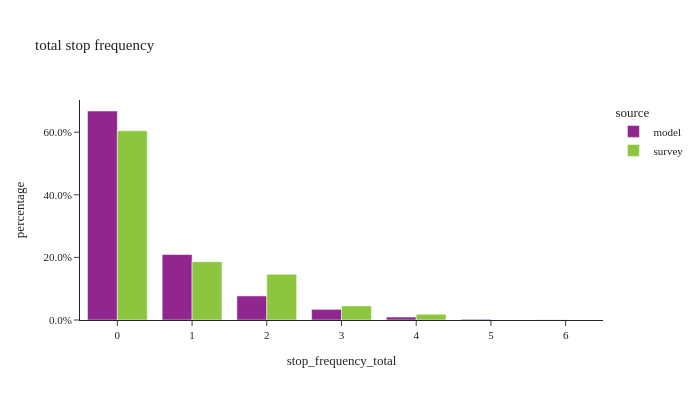

Notebook code cell kept with this figure:
### Code cell
util.plot_share_barchart(tour_data, 'tour_weight', 'stop_frequency_total', title="total stop frequency")

### Figure 1 — Plotly figure (JSON) as saved in the notebook; plotly's stock layout.template omitted (floating-point values rounded to 4 significant figures)
{"data": [{"alignmentgroup": "True", "customdata": [[3336000.0, 3336000.0], [1045000.0, 1045000.0], [383800.0, 383800.0], [169900.0, 169900.0], [47100.0, 47100.0], [11880.0, 11880.0], [2095.0, 2095.0]], "hovertemplate": "source=model<br>stop_frequency_total=%{x}<br>percentage=%{y}<br>weighted_sum=%{customdata[0]}<br>sample_size=%{customdata[1]}<extra></extra>", "legendgroup": "model", "marker": {"color": "#91268F", "pattern": {"shape": ""}}, "name": "model", "offsetgroup": "model", "orientation": "v", "showlegend": true, "textposition": "auto", "type": "bar", "x": [0.0, 1.0, 2.0, 3.0, 4.0, 5.0, 6.0], "xaxis": "x", "y": [0.6678, 0.2091, 0.07684, 0.03402, 0.009429, 0.002377, 0.0004194], "yaxis": "y"}, {"alignmentgroup": "True", "customdata": [[4551000.0, 6812.0], [1404000.0, 2008.0], [1099000.0, 1421.0], [339300.0, 381.0], [137900.0, 157.0]], "hovertemplate": "source=survey<br>stop_frequency_total=%{x}<br>percentage=%{y}<br>weighted_sum=%{customdata[0]}<br>sample_size=%{customdata[1]}<extra></extra>", "legendgroup": "survey", "marker": {"color": "#8CC63E", "pattern": {"shape": ""}}, "name": "survey", "offsetgroup": "survey", "orientation": "v", "showlegend": true, "textposition": "auto", "type": "bar", "x": [0.0, 1.0, 2.0, 3.0, 4.0], "xaxis": "x", "y": [0.6043, 0.1864, 0.146, 0.04505, 0.01831], "yaxis": "y"}], "layout": {"barmode": "group", "height": 400, "legend": {"title": {"text": "source"}, "tracegroupgap": 0}, "title": {"text": "total stop frequency"}, "width": 700, "xaxis": {"anchor": "y", "domain": [0.0, 1.0], "title": {"text": "stop_frequency_total"}}, "yaxis": {"anchor": "x", "domain": [0.0, 1.0], "tickformat": ".1%", "title": {"text": "percentage"}}}}
